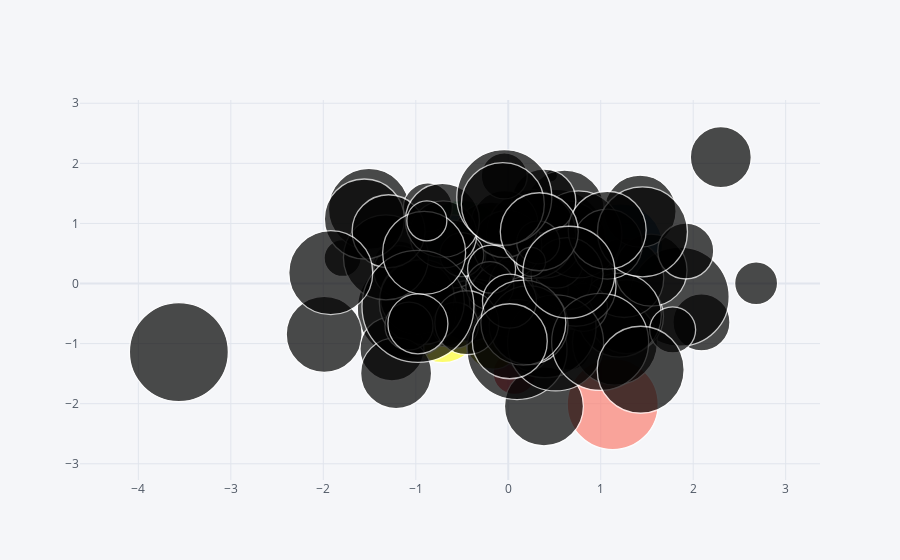

Source (notebook cell):
### Code cell
data.iplot(kind='bubble',x='A',y='B',size='C')
